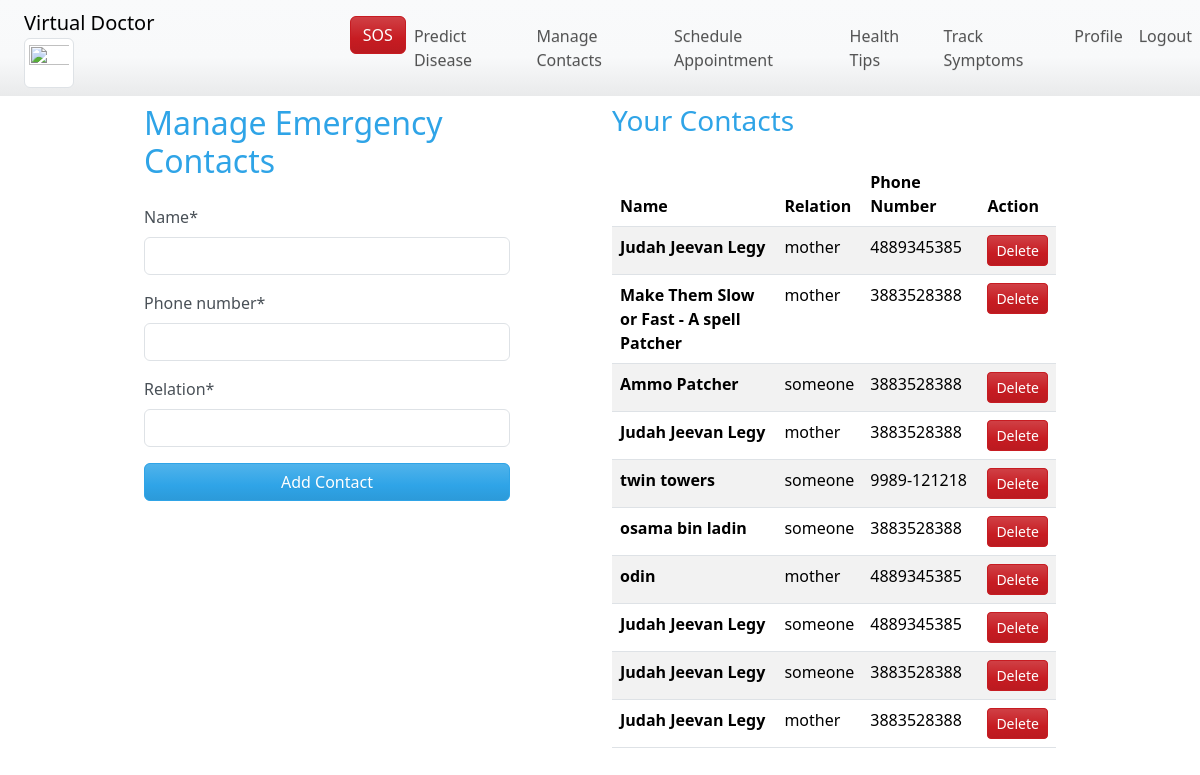
Screenshot of /contacts/ (signed in) with the database file from the repository.
### doctor/models.py (models this page shows, shortened)
class EmergencyContact(Model):
    user: ForeignKey = ForeignKey(User, on_delete=CASCADE)
    name: CharField = CharField(max_length=100)
    phone_number: CharField = CharField(max_length=15)
    relation: CharField = CharField(max_length=50)

### doctor/views.py (the view, shortened to what this page needs)
# urls.py: path('contacts/', manage_contacts, name='manage_contacts'),
@login_required
def manage_contacts(request: WSGIRequest) -> HttpResponseRedirect | HttpResponse:
    selected_theme: str = get_selected_theme(request.user)
    form: EmergencyContactForm = EmergencyContactForm()
    contacts: QuerySet[EmergencyContact] = EmergencyContact.objects.filter(user=request.user)
    return render(request, 'manage_contacts.html', {'form': form, 'contacts': contacts, 'selected_theme': selected_theme})

### doctor/forms.py
class EmergencyContactForm(forms.ModelForm):
    class Meta:
        model = EmergencyContact
        fields: list[str] = ['name', 'phone_number', 'relation']

### doctor/views.py (called while the page is built)
def get_selected_theme(user: User) -> str:
    default_theme: str = 'https://cdn.jsdelivr.net/npm/bootswatch@5.3.3/dist/cerulean/bootstrap.min.css'
    if not user.is_authenticated:
        return default_theme
    try:
        user_profile: UserProfile = UserProfile.objects.get(user=user)
        return user_profile.theme or default_theme
    except UserProfile.DoesNotExist:
        return default_theme

### doctor/templates/manage_contacts.html (shortened to what this page needs)
{% extends 'base.html' %}
{% load crispy_forms_filters %}
{% block theme %}{{ selected_theme }}{% endblock %}
{% block content %}
    <div class="container mt-5">
        <div class="row">
            <div class="col-lg-5 col-md-6 col-sm-12">
                <h2 class="mb-4">Manage Emergency Contacts</h2>
                <form method="post">
                    {{ form|crispy }}
                    <button type="submit" name="add_contact" class="btn btn-primary w-100">Add Contact</button>
                </form>
            </div>
            <div class="col-lg-1 d-none d-lg-block"></div>
            <div class="col-lg-6 col-md-6 col-sm-12">
                <h3 class="mb-4">Your Contacts</h3>
                <table class="table table-striped table-hover">
                    <thead>
                        <tr>
                            <th>Name</th>
                            <th>Relation</th>
                            <th>Phone Number</th>
                            <th>Action</th>
                        </tr>
                    </thead>
                    <tbody>
                        {% for contact in contacts %}
                        <tr>
                            <td style="font-weight: bold;">{{ contact.name }}</td>
                            <td>{{ contact.relation }}</td>
                            <td>{{ contact.phone_number }}</td>
                            <td>
                                <form method="post" class="mb-0">
                                    <button type="submit" name="delete_contact" class="btn btn-danger btn-sm">Delete</button>
                                </form>
                            </td>
                        </tr>
                        {% endfor %}
                    </tbody>
                </table>
            </div>
        </div>
    </div>
{% endblock %}

### static/css/styles.css (style rules this page uses)
body { padding-top: 56px; }
.container { max-width: 960px; }

### rows the page displays
EmergencyContact: name "Judah Jeevan Legy", relation "mother", phone_number "4889345385"
EmergencyContact: name "Make Them Slow or Fast - A spell Patcher", relation "mother", phone_number "3883528388"
EmergencyContact: name "Ammo Patcher", relation "someone", phone_number "3883528388"
EmergencyContact: name "Judah Jeevan Legy", relation "mother", phone_number "3883528388"
EmergencyContact: name "twin towers", relation "someone", phone_number "9989-121218"
EmergencyContact: name "osama bin ladin", relation "someone", phone_number "3883528388"
EmergencyContact: name "odin", relation "mother", phone_number "4889345385"
EmergencyContact: name "Judah Jeevan Legy", relation "someone", phone_number "4889345385"
EmergencyContact: name "Judah Jeevan Legy", relation "someone", phone_number "3883528388"
EmergencyContact: name "Judah Jeevan Legy", relation "mother", phone_number "3883528388"
